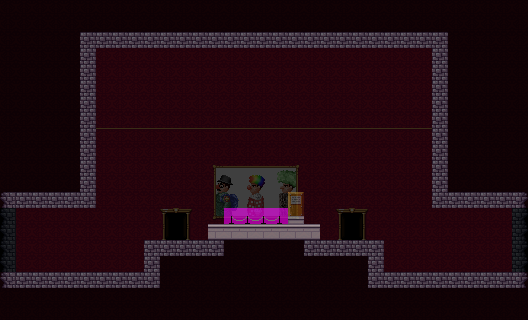

Tiled map render using the project's own tile images. Description and the map definition, with tile-layer contents summarised, below:
An orthogonal 33x20 tile map with 16x16 px tiles, 2 tile layers (back, center), 2 hidden layers not drawn, 4 tilesets and 10 objects (4x portal, 2x chandelier, spawn, EXHIBIT, plaque, ...).

<map version="1.0" tiledversion="1.1.5" orientation="orthogonal" renderorder="right-down" width="33" height="20" tilewidth="16" tileheight="16" infinite="0" nextobjectid="12">
 <tileset firstgid="1" source="cshapes3.tsx" />
 <tileset firstgid="85" source="museum_tiles_16x16.tsx" />
 <tileset firstgid="277" source="mambazo_exhibits.tsx" />
 <tileset firstgid="469" source="zamaster_exhibits.tsx" />
 <layer name="back" width="33" height="20" opacity="0.25">
  <data>[660 cells, 660 non-empty, 32 distinct tile ids]</data>
 </layer>
 <objectgroup name="actors">
  <object id="1" name="portal" x="496" y="208" width="32" height="64">
   <properties>
    <property name="enter" value="left" />
    <property name="portal_id" value="right" />
    <property name="to_map" value="museum_12.tmx" />
    <property name="to_portal_id" value="low_left" />
    <property name="type" value="portal" />
   </properties>
  </object>
  <object id="2" name="portal" x="0" y="208" width="32" height="64">
   <properties>
    <property name="enter" value="right" />
    <property name="portal_id" value="left" />
    <property name="to_map" value="museum_13.tmx" />
    <property name="to_portal_id" value="right" />
    <property name="type" value="portal" />
   </properties>
  </object>
  <object id="3" name="spawn" x="256" y="144" width="16" height="24">
   <properties>
    <property name="type" value="spawn" />
   </properties>
  </object>
  <object id="4" name="EXHIBIT" x="224" y="176" width="64" height="48">
   <properties>
    <property name="type" value="FAKE" />
   </properties>
  </object>
  <object id="5" name="plaque" x="288" y="192" width="16" height="32">
   <properties>
    <property name="text" value=" Nomera|| Blast your way through Soviet| Russia and uncover the mystery of| UVB-76.|| Zamaster| 2014-2015" />
    <property name="type" value="plaque" />
   </properties>
  </object>
  <object id="6" name="portal" x="160" y="208" width="32" height="32">
   <properties>
    <property name="enter" value="center" />
    <property name="portal_id" value="left_center" />
    <property name="to_map" value="museum_03.tmx" />
    <property name="to_portal_id" value="low" />
    <property name="type" value="portal" />
   </properties>
  </object>
  <object id="7" name="portal" x="336" y="208" width="32" height="32">
   <properties>
    <property name="enter" value="center" />
    <property name="portal_id" value="right_center" />
    <property name="to_map" value="museum_15.tmx" />
    <property name="to_portal_id" value="mid" />
    <property name="type" value="portal" />
   </properties>
  </object>
  <object id="8" name="leecher" x="496" y="208" width="32" height="64">
   <properties>
    <property name="type" value="leecher" />
   </properties>
  </object>
  <object id="9" name="chandelier" x="160" y="160" width="32" height="16">
   <properties>
    <property name="type" value="chandelier" />
   </properties>
  </object>
  <object id="10" name="chandelier" x="336" y="160" width="32" height="16">
   <properties>
    <property name="type" value="chandelier" />
   </properties>
  </object>
 </objectgroup>
 <layer name="center" width="33" height="20" opacity="0.58">
  <data>[660 cells, 361 non-empty, 10 distinct tile ids]</data>
 </layer>
 <layer name="front" width="33" height="20" visible="0">
  <data>[660 cells, 355 non-empty, 4 distinct tile ids]</data>
 </layer>
 <layer name="meta" width="33" height="20" visible="0" opacity="0.5">
  <data>[660 cells, 86 non-empty, 1 distinct tile ids]</data>
 </layer>
</map>
